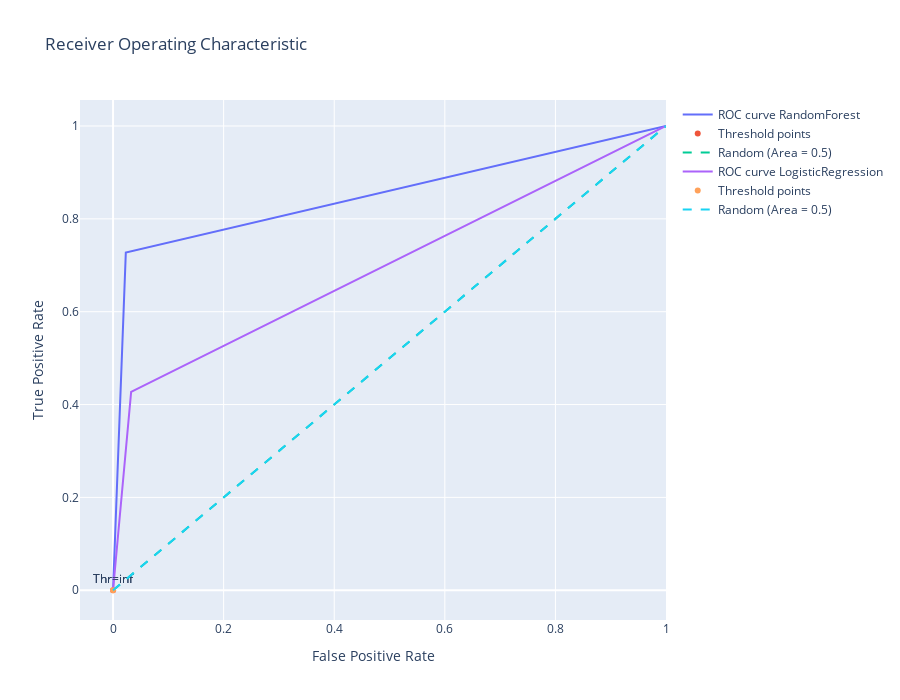

This figure's notebook cell:
### Code cell
# For RandomForest
rffpr, rftpr, rfthresholds = roc_curve(y_test,yrf_pred)
# For Logistic Regression
lrfpr, lrtpr, lrthresholds = roc_curve(y_test,ylr_pred)


# Generate a trace for ROC curve
trace0 = go.Scatter(
    x=rffpr,
    y=rftpr,
    mode='lines',
    name='ROC curve RandomForest'
)

# Only label every nth point to avoid cluttering
n = 100
indices = np.arange(len(thresholds)) % n == 0  # Choose indices where index mod n is 0

trace1 = go.Scatter(
    x=rffpr[indices],
    y=rftpr[indices],
    mode='markers+text',
    name='Threshold points',
    text=[f"Thr={thr}" for thr in rfthresholds[indices]],
    textposition='top center'
)


# Diagonal line
trace2 = go.Scatter(
    x=[0, 1],
    y=[0, 1],
    mode='lines',
    name='Random (Area = 0.5)',
    line=dict(dash='dash')
)
trace3 = go.Scatter(
    x=lrfpr,
    y=lrtpr,
    mode='lines',
    name='ROC curve LogisticRegression'
)

# Only label every nth point to avoid cluttering
n = 100
indices = np.arange(len(thresholds)) % n == 0  # Choose indices where index mod n is 0

trace4 = go.Scatter(
    x=lrfpr[indices],
    y=lrtpr[indices],
    mode='markers+text',
    name='Threshold points',
    text=[f"Thr={thr}" for thr in lrthresholds[indices]],
    textposition='top center'
)


# Diagonal line
trace5 = go.Scatter(
    x=[0, 1],
    y=[0, 1],
    mode='lines',
    name='Random (Area = 0.5)',
    line=dict(dash='dash')
)

data = [trace0, trace1, trace2,trace3,trace4,trace5]

# Define layout with square aspect ratio
layout = go.Layout(
    title='Receiver Operating Characteristic',
    xaxis=dict(title='False Positive Rate'),
    yaxis=dict(title='True Positive Rate'),
    autosize=False,
    width=900,
    height=700,
    showlegend=True,
    
)

# Define figure and add data
fig = go.Figure(data=data, layout=layout)

# Show figure
fig.show()

### Figure 1 — Plotly figure (JSON) as saved in the notebook; plotly's stock layout.template omitted (floating-point values rounded to 4 significant figures)
{"data": [{"mode": "lines", "name": "ROC curve RandomForest", "type": "scatter", "x": [0, 0.02308, 1], "y": [0, 0.7273, 1]}, {"mode": "markers+text", "name": "Threshold points", "text": ["Thr=inf"], "textposition": "top center", "type": "scatter", "x": [0], "y": [0]}, {"line": {"dash": "dash"}, "mode": "lines", "name": "Random (Area = 0.5)", "type": "scatter", "x": [0, 1], "y": [0, 1]}, {"mode": "lines", "name": "ROC curve LogisticRegression", "type": "scatter", "x": [0, 0.03269, 1], "y": [0, 0.4273, 1]}, {"mode": "markers+text", "name": "Threshold points", "text": ["Thr=inf"], "textposition": "top center", "type": "scatter", "x": [0], "y": [0]}, {"line": {"dash": "dash"}, "mode": "lines", "name": "Random (Area = 0.5)", "type": "scatter", "x": [0, 1], "y": [0, 1]}], "layout": {"autosize": false, "height": 700, "showlegend": true, "title": {"text": "Receiver Operating Characteristic"}, "width": 900, "xaxis": {"title": {"text": "False Positive Rate"}}, "yaxis": {"title": {"text": "True Positive Rate"}}}}
